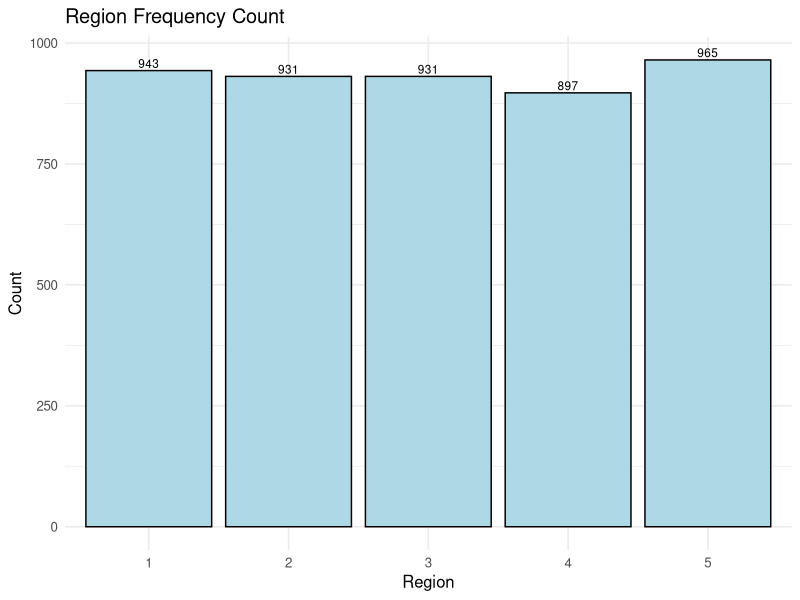
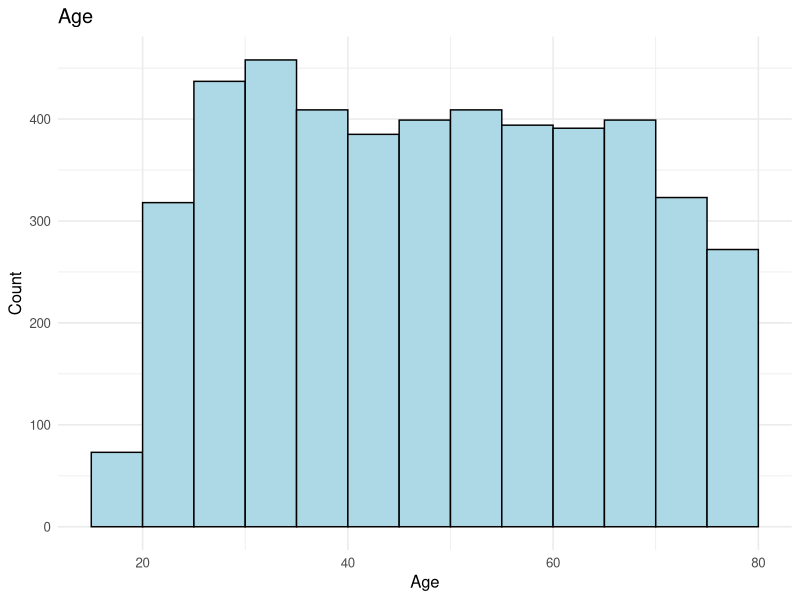
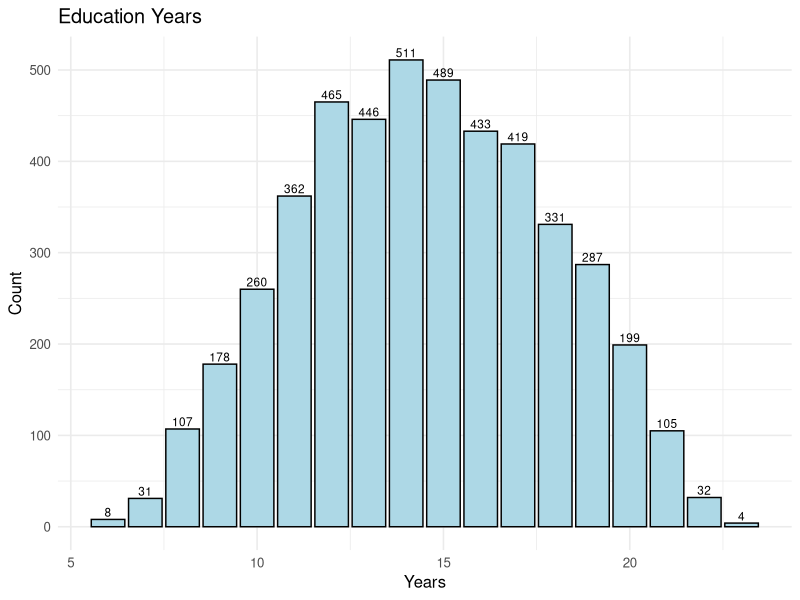
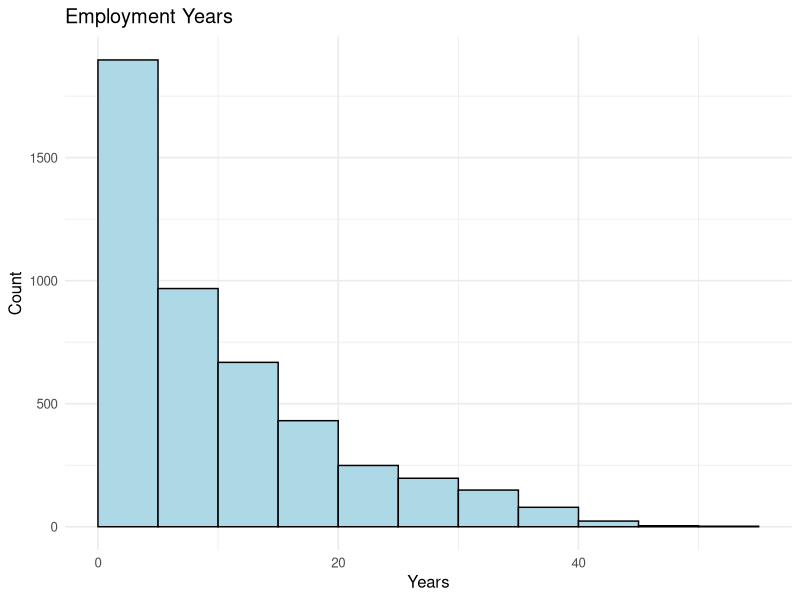
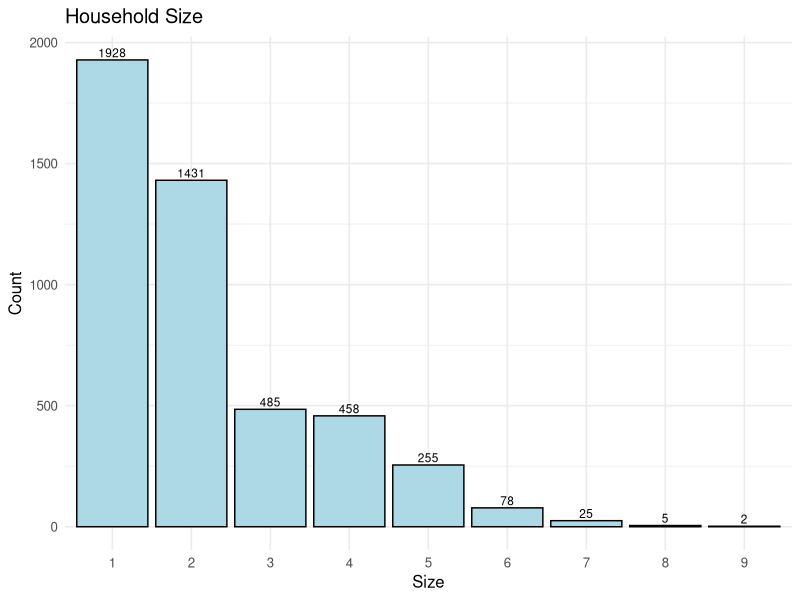
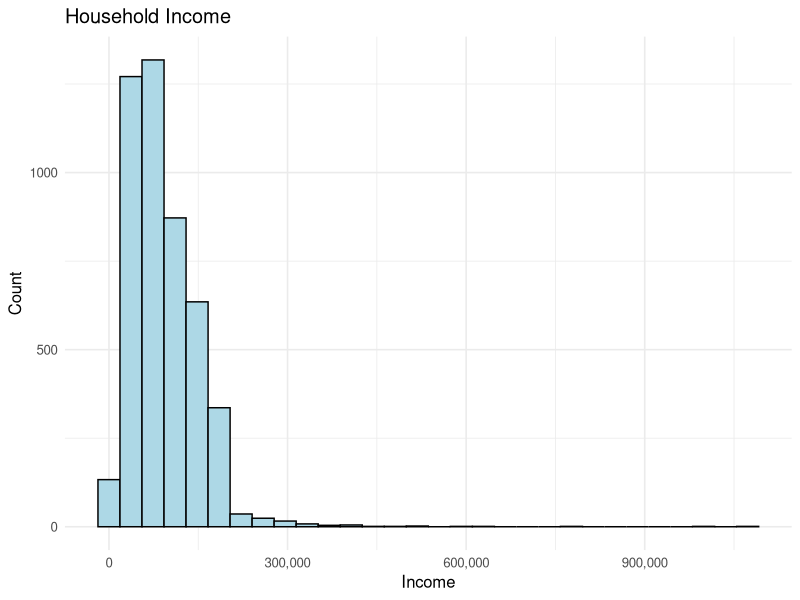
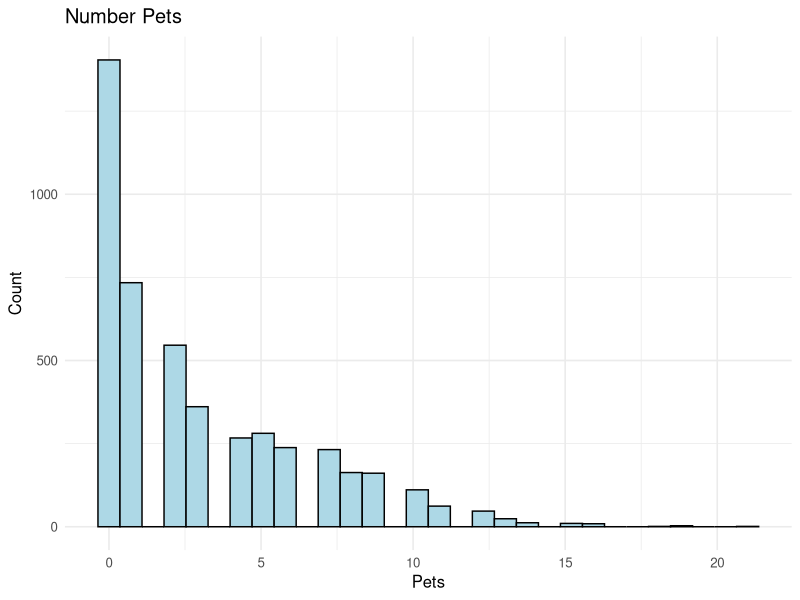
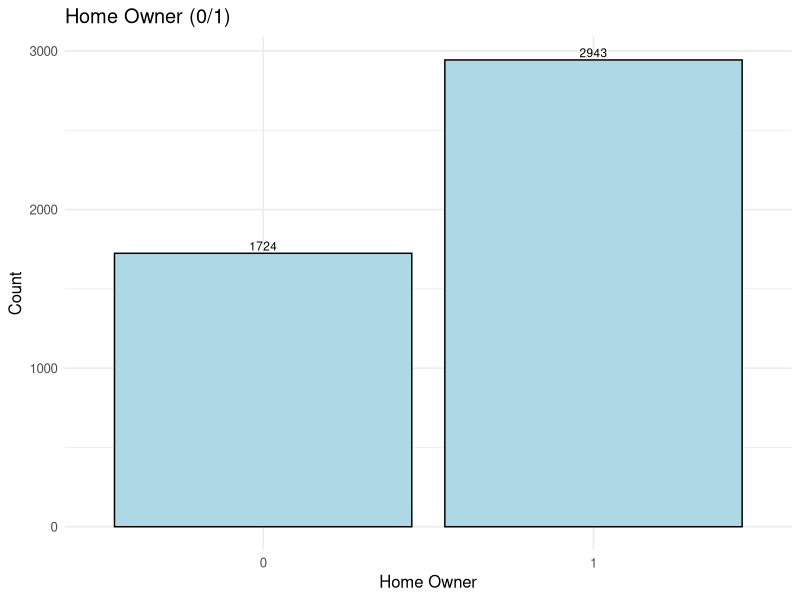

Source code (R) for these figures, in order:
## ---- chunk 1
knitr::opts_chunk$set(echo = FALSE)
library(readxl)
library(ggplot2)
library(corrplot)
library(car)
customer_data <- read_excel("./outputs/26-04-14-16/customer_data_cleaned.xlsx")

# Convert columns that should be numeric but may be stored as text
numeric_cols <- c(
  "Region", "Age", "Education Years", "Employment Years", "Household Size",
  "Household Income", "Number Pets", "umber Pets", "Home Owner", "Car Value",
  "Commute Distance", "Credit Card Tenure", "TV Watching Hours",
  "Coupon Redemption", "Brand Tenure Months", "Monthly Spend ProductA",
  "Cumulative Spend ProductA", "Monthly Spend ProductB", "Cumulative Spend ProductB",
  "Monthly Spend ProductC", "Cumulative Spend ProductC", "Total Avg Monthly Spend",
  "High Value Customer"
)

numeric_cols <- intersect(numeric_cols, names(customer_data))

safe_numeric <- function(x) {
  as.numeric(gsub("[^0-9.-]", "", as.character(x)))
}

customer_data[numeric_cols] <- lapply(customer_data[numeric_cols], safe_numeric)
theme_set(theme_minimal(base_size = 12))
## ---- chunk 2
head(customer_data)
str(customer_data)
summary(customer_data)
sum(is.na(customer_data))
## ---- chunk 3
na_rows_productA <- which(is.na(customer_data$`Cumulative Spend ProductA`))
na_rows_productA
customer_data[na_rows_productA, c("CustomerID", "Cumulative Spend ProductA")]
## ---- chunk 4
summary(customer_data$Region)
ggplot(customer_data, aes(x = factor(Region, levels = 1:5))) +
  geom_bar(fill = "lightblue", color = "black") +
  geom_text(stat = "count", aes(label = after_stat(count)), vjust = -0.3, size = 3) +
  labs(title = "Region Frequency Count", x = "Region", y = "Count")
## ---- chunk 5
summary(customer_data$Age)
ggplot(customer_data, aes(x = Age)) +
  geom_histogram(binwidth = 5, fill = "lightblue", color = "black", boundary = 0) +
  labs(title = "Age", x = "Age", y = "Count")
## ---- chunk 6
summary(customer_data$`Education Years`)
ggplot(customer_data, aes(x = `Education Years`)) +
  geom_bar(fill = "lightblue", color = "black") +
  geom_text(stat = "count", aes(label = after_stat(count)), vjust = -0.3, size = 3) +
  labs(title = "Education Years", x = "Years", y = "Count")
## ---- chunk 7
summary(customer_data$`Employment Years`)
ggplot(customer_data, aes(x = `Employment Years`)) +
  geom_histogram(binwidth = 5, fill = "lightblue", color = "black", boundary = 0) +
  labs(title = "Employment Years", x = "Years", y = "Count")
## ---- chunk 8
summary(customer_data$`Household Size`)
ggplot(customer_data, aes(x = factor(`Household Size`))) +
  geom_bar(fill = "lightblue", color = "black") +
  geom_text(stat = "count", aes(label = after_stat(count)), vjust = -0.3, size = 3) +
  labs(title = "Household Size", x = "Size", y = "Count")

## ---- chunk 9
summary(customer_data$`Household Income`)
ggplot(customer_data, aes(x = `Household Income`)) +
  geom_histogram(bins = 30, fill = "lightblue", color = "black") +
  scale_x_continuous(labels = scales::label_comma()) +
  labs(title = "Household Income", x = "Income", y = "Count")
## ---- chunk 10
pet_col <- if ("Number Pets" %in% names(customer_data)) "Number Pets" else "umber Pets"
summary(customer_data[[pet_col]])
ggplot(customer_data, aes(x = .data[[pet_col]])) +
  geom_histogram(bins = 30, fill = "lightblue", color = "black") +
  labs(title = "Number Pets", x = "Pets", y = "Count")
## ---- chunk 11
summary(customer_data$`Home Owner`)
ggplot(customer_data, aes(x = factor(`Home Owner`))) +
  geom_bar(fill = "lightblue", color = "black") +
  geom_text(stat = "count", aes(label = after_stat(count)), vjust = -0.3, size = 3) +
  labs(title = "Home Owner (0/1)", x = "Home Owner", y = "Count")
## ---- chunk 12
summary(customer_data$`Car Value`)
ggplot(customer_data, aes(x = `Car Value`)) +
  geom_histogram(bins = 30, fill = "lightblue", color = "black") +
  labs(title = "Car Value", x = "Car Value", y = "Count")
## ---- chunk 13
customer_data$`Commute Distance`[
  !grepl("^[0-9.]+$", customer_data$`Commute Distance`)
] <- NA

customer_data$`Commute Distance` <- as.numeric(customer_data$`Commute Distance`)
summary(customer_data$`Commute Distance`)
ggplot(customer_data, aes(x =`Commute Distance`)) +
  geom_histogram(binwidth = 5, fill = "lightblue", color = "black", boundary = 0) +
  labs(title = "Commute Distance", x = "Distance", y = "Count")

## ---- chunk 14
summary(customer_data$`Credit Card Tenure`)
ggplot(customer_data, aes(x = `Credit Card Tenure`)) +
  geom_histogram(binwidth = 5, fill = "lightblue", color = "black", boundary = 0) +
  labs(title = "Credit Card Tenure", x = "Tenure", y = "Count")
## ---- chunk 15
summary(customer_data$`TV Watching Hours`)
ggplot(customer_data, aes(x = `TV Watching Hours`)) +
  geom_histogram(binwidth = 5, fill = "lightblue", color = "black", boundary = 0) +
  labs(title = "TV Watching Hours", x = "Hours", y = "Count")
## ---- chunk 16
summary(customer_data$`Coupon Redemption`)
ggplot(customer_data, aes(x = factor(`Coupon Redemption`))) +
  geom_bar(fill = "lightblue", color = "black") +
  geom_text(stat = "count", aes(label = after_stat(count)), vjust = -0.3, size = 3) +
  labs(title = "Coupon Redemption (0/1)", x = "Coupon Redemption", y = "Count")
## ---- chunk 17
summary(customer_data$`Brand Tenure Months`)
ggplot(customer_data, aes(x = `Brand Tenure Months`)) +
  geom_histogram(bins = 30, fill = "lightblue", color = "black") +
  labs(title = "Brand Tenure Months", x = "Months", y = "Count")
## ---- chunk 18
summary(customer_data$`Monthly Spend ProductA`)
ggplot(customer_data, aes(x = `Monthly Spend ProductA`)) +
  geom_histogram(bins = 30, fill = "lightblue", color = "black") +
  labs(title = "Monthly Spend ProductA", x = "Spend", y = "Count")
## ---- chunk 19
summary(customer_data$`Cumulative Spend ProductA`)
ggplot(customer_data, aes(x = `Cumulative Spend ProductA`)) +
  geom_histogram(bins = 30, fill = "lightblue", color = "black") +
  labs(title = "Cumulative Spend ProductA", x = "Spend", y = "Count")
## ---- chunk 20
summary(customer_data$`Monthly Spend ProductB`)
ggplot(customer_data, aes(x = `Monthly Spend ProductB`)) +
  geom_histogram(bins = 30, fill = "lightblue", color = "black") +
  labs(title = "Monthly Spend ProductB", x = "Spend", y = "Count")
## ---- chunk 21
summary(customer_data$`Cumulative Spend ProductB`)
ggplot(customer_data, aes(x = `Cumulative Spend ProductB`)) +
  geom_histogram(bins = 30, fill = "lightblue", color = "black") +
  labs(title = "Cumulative Spend ProductB", x = "Spend", y = "Count")
## ---- chunk 22
summary(customer_data$`Monthly Spend ProductC`)
ggplot(customer_data, aes(x = `Monthly Spend ProductC`)) +
  geom_histogram(bins = 30, fill = "lightblue", color = "black") +
  labs(title = "Monthly Spend ProductC", x = "Spend", y = "Count")
## ---- chunk 23
summary(customer_data$`Cumulative Spend ProductC`)
ggplot(customer_data, aes(x = `Cumulative Spend ProductC`)) +
  geom_histogram(bins = 30, fill = "lightblue", color = "black") +
  labs(title = "Cumulative Spend ProductC", x = "Spend", y = "Count")
## ---- chunk 24
summary(customer_data$`Total Avg Monthly Spend`)
ggplot(customer_data, aes(x = `Total Avg Monthly Spend`)) +
  geom_histogram(bins = 30, fill = "lightblue", color = "black") +
  labs(title = "Total Avg Monthly Spend", x = "Spend", y = "Count")
## ---- chunk 25
summary(customer_data$`High Value Customer`)
ggplot(customer_data, aes(x = factor(`High Value Customer`))) +
  geom_bar(fill = "lightblue", color = "black") +
  geom_text(stat = "count", aes(label = after_stat(count)), vjust = -0.3, size = 3) +
  labs(title = "High Value Customer (0/1)", x = "High Value Customer", y = "Count")
## ---- chunk 26
summary(customer_data$Gender)
ggplot(customer_data, aes(x = Gender)) +
  geom_bar(fill = "lightblue", color = "black") +
  geom_text(stat = "count", aes(label = after_stat(count)), vjust = -0.3, size = 3) +
  labs(title = "Gender Frequency Count", x = "Gender", y = "Count")
## ---- chunk 27
summary(customer_data$`Job Category`)
ggplot(customer_data, aes(x = `Job Category`)) +
  geom_bar(fill = "lightblue", color = "black") +
  geom_text(stat = "count", aes(label = after_stat(count)), vjust = -0.3, size = 3) +
  labs(title = "Job Category Frequency Count", x = "Job Category", y = "Count")
## ---- chunk 28
summary(customer_data$`Marital Status`)
ggplot(customer_data, aes(x = `Marital Status`)) +
  geom_bar(fill = "lightblue", color = "black") +
  geom_text(stat = "count", aes(label = after_stat(count)), vjust = -0.3, size = 3) +
  labs(title = "Marital Status Frequency Count", x = "Marital Status", y = "Count")
## ---- chunk 29
summary(customer_data$`Car Ownership`)
ggplot(customer_data, aes(x = `Car Ownership`)) +
  geom_bar(fill = "lightblue", color = "black") +
  geom_text(stat = "count", aes(label = after_stat(count)), vjust = -0.3, size = 3) +
  labs(title = "Car Ownership Frequency Count", x = "Car Ownership", y = "Count")
## ---- chunk 30
summary(customer_data$`Car Brand`)
ggplot(customer_data, aes(x = `Car Brand`)) +
  geom_bar(fill = "lightblue", color = "black") +
  geom_text(stat = "count", aes(label = after_stat(count)), vjust = -0.3, size = 3) +
  labs(title = "Car Brand Frequency Count", x = "Car Brand", y = "Count")
## ---- chunk 31
summary(customer_data$`Political Party`)
ggplot(customer_data, aes(x = `Political Party`)) +
  geom_bar(fill = "lightblue", color = "black") +
  geom_text(stat = "count", aes(label = after_stat(count)), vjust = -0.3, size = 3) +
  labs(title = "Political Party Frequency Count", x = "Political Party", y = "Count")
## ---- chunk 32
summary(customer_data$Votes)
ggplot(customer_data, aes(x = Votes)) +
  geom_bar(fill = "lightblue", color = "black") +
  geom_text(stat = "count", aes(label = after_stat(count)), vjust = -0.3, size = 3) +
  labs(title = "Votes Frequency Count", x = "Votes", y = "Count")
## ---- chunk 33
summary(customer_data$`Active Lifestyle`)
ggplot(customer_data, aes(x = `Active Lifestyle`)) +
  geom_bar(fill = "lightblue", color = "black") +
  geom_text(stat = "count", aes(label = after_stat(count)), vjust = -0.3, size = 3) +
  labs(title = "Active Lifestyle Frequency Count", x = "Active Lifestyle", y = "Count")
## ---- chunk 34
summary(customer_data$`Streaming Svcs`)
ggplot(customer_data, aes(x = `Streaming Svcs`)) +
  geom_bar(fill = "lightblue", color = "black") +
  geom_text(stat = "count", aes(label = after_stat(count)), vjust = -0.3, size = 3) +
  labs(title = "Streaming Services Frequency Count", x = "Streaming Services", y = "Count")
## ---- chunk 35
summary(customer_data$`Wireless Internet`)
ggplot(customer_data, aes(x = `Wireless Internet`)) +
  geom_bar(fill = "lightblue", color = "black") +
  geom_text(stat = "count", aes(label = after_stat(count)), vjust = -0.3, size = 3) +
  labs(title = "Wireless Internet Frequency Count", x = "Wireless Internet", y = "Count")
## ---- chunk 36
summary(customer_data$`Smart Phone`)
ggplot(customer_data, aes(x = `Smart Phone`)) +
  geom_bar(fill = "lightblue", color = "black") +
  geom_text(stat = "count", aes(label = after_stat(count)), vjust = -0.3, size = 3) +
  labs(title = "Smart Phone Frequency Count", x = "Smart Phone", y = "Count")
## ---- chunk 37
summary(customer_data$`Twitter Acct`)
ggplot(customer_data, aes(x = `Twitter Acct`)) +
  geom_bar(fill = "lightblue", color = "black") +
  geom_text(stat = "count", aes(label = after_stat(count)), vjust = -0.3, size = 3) +
  labs(title = "Twitter Account Frequency Count", x = "Twitter Account", y = "Count")
## ---- chunk 38
summary(customer_data$`LinkedIn Acct`)
ggplot(customer_data, aes(x = `LinkedIn Acct`)) +
  geom_bar(fill = "lightblue", color = "black") +
  geom_text(stat = "count", aes(label = after_stat(count)), vjust = -0.3, size = 3) +
  labs(title = "LinkedIn Account Frequency Count", x = "LinkedIn Account", y = "Count")
## ---- chunk 39
summary(customer_data$`Facebook Acct`)
ggplot(customer_data, aes(x = `Facebook Acct`)) +
  geom_bar(fill = "lightblue", color = "black") +
  geom_text(stat = "count", aes(label = after_stat(count)), vjust = -0.3, size = 3) +
  labs(title = "Facebook Account Frequency Count", x = "Facebook Account", y = "Count")
## ---- chunk 40
summary(customer_data$`News Subscriber`)
ggplot(customer_data, aes(x = `News Subscriber`)) +
  geom_bar(fill = "lightblue", color = "black") +
  geom_text(stat = "count", aes(label = after_stat(count)), vjust = -0.3, size = 3) +
  labs(title = "News Subscriber Frequency Count", x = "News Subscriber", y = "Count")
